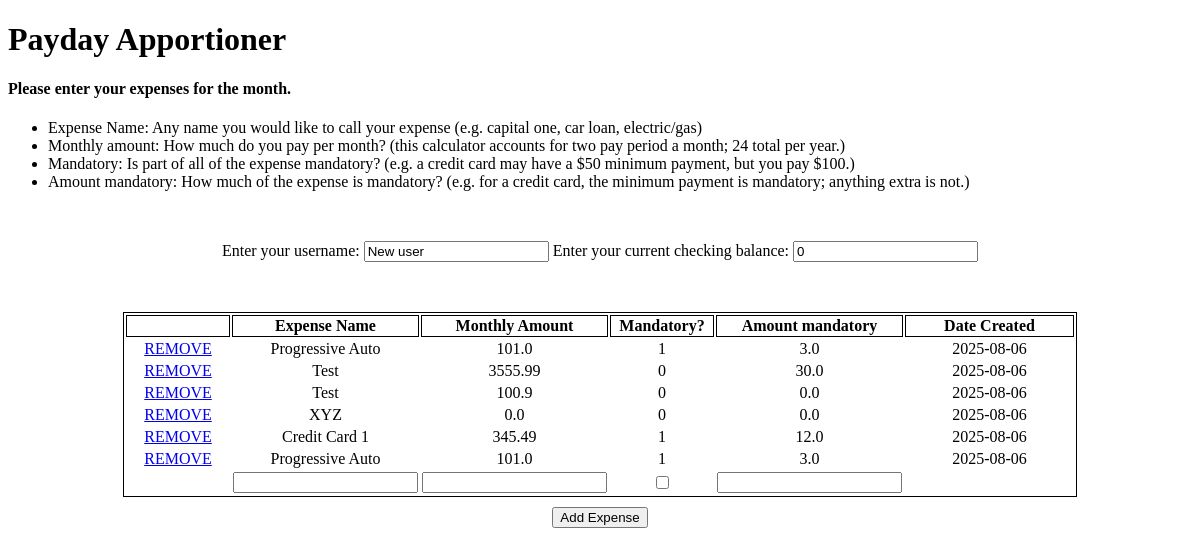
The page / on the database its author committed.
### app.py (models this page shows, shortened)
class Expenses(db.Model):
    id               = db.Column(db.Integer, nullable=False, primary_key=True, index=True)
    expense_name     = db.Column(db.String, nullable=False, default='AAA')
    monthly_amount   = db.Column(db.Float, nullable=False, default=-99999.99)
    mandatory        = db.Column(db.String, nullable=False, default='0') # Would like to make Bool...
    amount_mandatory = db.Column(db.Float, nullable=False, default=-99999.99)  # Want to make this optional in case the expense is NOT mandatory.
    date_created     = db.Column(db.DateTime, default=datetime.now(timezone.utc))
    user_name        = db.Column(db.String, nullable=False, default="NU")

### app.py (the view)
@app.route('/', methods=['POST', 'GET'])
def index():
    if request.method == 'POST':
        user_name        = request.form['user_name']
        current_balance  = request.form['current_balance']
        expense_name     = request.form['expense_name']
        monthly_amount   = request.form['monthly_amount']
        mandatory        = request.form['mandatory']
        amount_mandatory = request.form['amount_mandatory']
        if expense_name == '':
            expense_name = "XYZ"
        if amount_mandatory == '':
            amount_mandatory = 0
        if monthly_amount == '':
            monthly_amount = 0
        new_expense = Expenses(expense_name=expense_name,
                               monthly_amount=monthly_amount,
                               mandatory=mandatory,
                               amount_mandatory=amount_mandatory,
                               user_name=user_name)
        new_user    = User(user_name=user_name,
                           current_balance=current_balance)
        try:
            db.session.add(new_expense)
            db.session.add(new_user)
            db.session.commit()
            return redirect('/')
        except Exception as e:
            return f"There was an issue adding your expense: {e}"
    else:
        expenses = Expenses.query.order_by(Expenses.date_created).all()
        return render_template("index.html", expenses=expenses)

### templates/index.html (shortened to what this page needs)
{% extends 'base.html' %}
{% block body %}
    <form id="myForm" action="/" method="POST">
    <div class="current_bal" id="current_bal" name="current_bal">
      Enter your username:
        <input type="text" name="user_name" id="user_name" value="New user">
      Enter your current checking balance:
        <input type="text" name="current_balance" id="current_balance" value="0">
    </div>
    <table class="entries">
        <tr>
          <th style="width:100px"></th>
          <th style="width:165px">Expense Name</th>
          <th style="width:165px">Monthly Amount</th>
          <th style="width:100px">Mandatory?</th>
          <th style="width:165px">Amount mandatory</th>
          <th style="width:165px">Date Created</th>
        </tr>
        {% for expense in expenses %}
        <tr>
          <td><a href='/delete/{{expense.expense_name}}'>REMOVE</a></td>
          <td>{{ expense.expense_name }}</td>
          <td>{{ expense.monthly_amount }}</td>
          <td>{{ expense.mandatory }}</td>
          <td>{{ expense.amount_mandatory }}</td>
          <td>{{ expense.date_created.date() }}</td>
        </tr>
        {% endfor %}
        <tr>
            <td></td>
            <td><input type="text" name="expense_name" id="expense_name"></td>
            <td><input type="text" name="monthly_amount" id="monthly_amount"></td>
            <td><input type="checkbox" name="mandatory1" id="mandatory1"></td>
            <td><input type="text" name="amount_mandatory" id="amount_mandatory"></td>
        </tr>
    </table>
    <input style="margin-top: 10px;" type="submit" value="Add Expense">
    </form>
{% endblock %}

### templates/base.html (shortened to what this page needs)
<!DOCTYPE html>
<html>
    <head>
        <link rel="stylesheet" href={{ url_for('static', filename='css/app.css') }}>
    </head>
    <body>
        <h1>Payday Apportioner</h1>
        <h4>Please enter your expenses for the month.</h4>
        <ul>
            <li>Expense Name: Any name you would like to call your expense (e.g. capital one, car loan, electric/gas)</li>
            <li>Monthly amount: How much do you pay per month? (this calculator accounts for two pay period a month; 24 total per year.)</li>
            <li>Mandatory: Is part of all of the expense mandatory? (e.g. a credit card may have a $50 minimum payment, but you pay $100.)</li>
            <li>Amount mandatory: How much of the expense is mandatory? (e.g. for a credit card, the minimum payment is mandatory; anything extra is not.)</li>
        </ul>
        {% block body %} {% endblock %}
    </body>
</html>

### static/css/app.css (style rules this page uses)
table.entries, td.entries, th { margin-left: auto; margin-right: auto; border: 1px solid black; }
form { text-align: center; }
.current_bal { margin-top: auto; margin: 50px; }

### rows shown on the page
Expenses: expense_name "Progressive Auto", monthly_amount "101.0", mandatory "1", amount_mandatory "3.0", date_created "2025-08-06"
Expenses: expense_name "Test", monthly_amount "3555.99", mandatory "0", amount_mandatory "30.0", date_created "2025-08-06"
Expenses: expense_name "Test", monthly_amount "100.9", mandatory "0", amount_mandatory "0.0", date_created "2025-08-06"
Expenses: expense_name "XYZ", monthly_amount "0.0", mandatory "0", amount_mandatory "0.0", date_created "2025-08-06"
Expenses: expense_name "Credit Card 1", monthly_amount "345.49", mandatory "1", amount_mandatory "12.0", date_created "2025-08-06"
Expenses: expense_name "Progressive Auto", monthly_amount "101.0", mandatory "1", amount_mandatory "3.0", date_created "2025-08-06"
